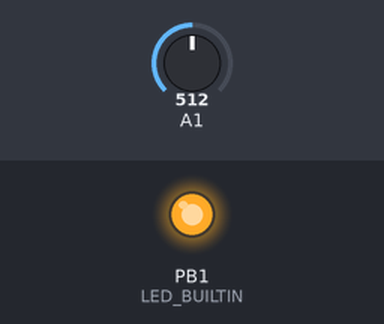
Bench run of a sketch on a simulated ATtiny85, built with avr-gcc and run on an emulated ATtiny85. On the bench: output pins drawn as LEDs (lit = HIGH). The test bench sets the inputs (shaded band); at power-on: A1 = 512.

Above: at 1.2 s.
1.3 s: A1 set to 389
2.8 s: A1 set to 358
At 3.9 s:
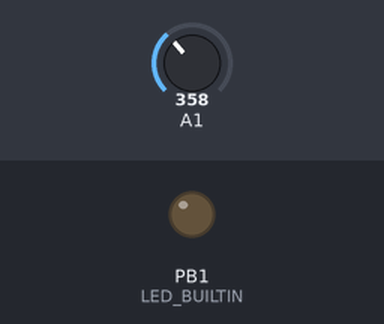
4.3 s: A1 set to 380
At 5.1 s:
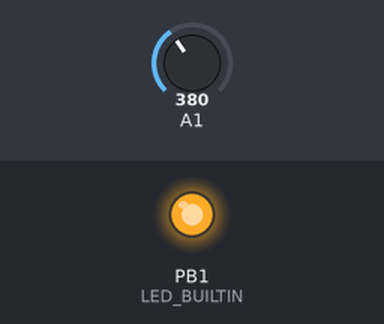
5.8 s: A1 set to 360
At 6.2 s:
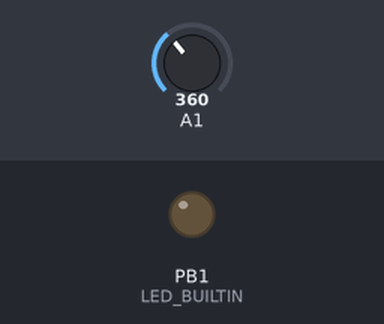
Timing chart, 0 to 8.3 s (numbered marks = the images above; inputs shaded):
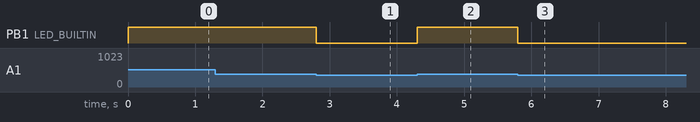

Measured:
- the behaviour switches between 371 and 370 on A1 (found by bisection; images 0 and 1)
- after the input at 1.3 s, every drawn part: stays the same
- after the input at 2.8 s, PB1 (LED_BUILTIN): HIGH → LOW at once
- after the input at 4.3 s, PB1 (LED_BUILTIN): LOW → HIGH at once
- after the input at 5.8 s, PB1 (LED_BUILTIN): HIGH → LOW at once

The sketch:

sensor-calibration.ino
```cpp
// DESCRIPTION: Use this sketch to calibrate the angle of attack sensor.
/* Change the below parameters to find the analog outputs of the sensor.
 * The in-built LED will turn on when the sensor matches the thresholds.
*/

// NOTE: this is intended for the ATTiny85 in the absense of a serial output.

/* Analog Read pinout:
 * Pin | Analog
 * ============
 * PB2 |   1
 * PB3 |   3
 * PB4 |   2
*/

// --- Parameters ----
/* Copy these values into the parameters file of the flight controller */

#define ANALOG_MAX        370     // Maximum target reading. Measure and record the sensor angle at this value
#define ANALOG_MIN        95      // Minimum target reading. Measure and record the sensor angle at this value
#define ANALOG_DIFF       10       // Allowable error at middle position
#define ANALOG_OFFSET     0      // Bias to make the sensor read zero at the wing's zero-lift angle of attack

// depedant constants
constexpr int ANALOG_MID = 0.5*(ANALOG_MAX + ANALOG_MIN) + ANALOG_OFFSET;
constexpr int ANALOG_MID_P = ANALOG_MID + ANALOG_DIFF;
constexpr int ANALOG_MID_N = ANALOG_MID - ANALOG_DIFF;

void setup() {
  // set pins
  pinMode(LED_BUILTIN, OUTPUT);
  pinMode(PB2, INPUT);
}

void loop() {
  int value = analogRead(1);    // PB2 -> ADC1

  if( (value < ANALOG_MIN || value > ANALOG_MAX) ||
      (value < ANALOG_MID_P && value > ANALOG_MID_N) ) {
    digitalWrite(LED_BUILTIN, HIGH);
  } else {
    digitalWrite(LED_BUILTIN, LOW);
  }
}

/* Note: AnalogRead can saturate at a different value when the code commands servos and reads PWM signals.
         Use a voltage divider to scale the signal to a voltage that prevents analogRead from saturating. */
```
